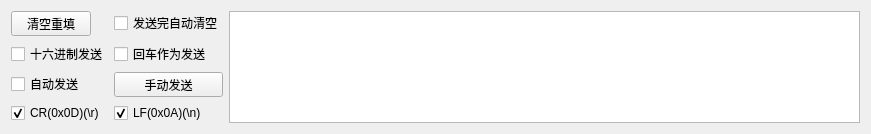
   <widget class="QWidget" name="layoutWidget">
    <property name="geometry">
     <rect>
      <x>11</x>
      <y>440</y>
      <width>871</width>
      <height>121</height>
     </rect>
    </property>
    <layout class="QHBoxLayout" name="horizontalLayout_3" stretch="0,100">
     <item>
      <layout class="QFormLayout" name="formLayout_3">
       <property name="fieldGrowthPolicy">
        <enum>QFormLayout::AllNonFixedFieldsGrow</enum>
       </property>
       <item row="1" column="0">
        <widget class="QCheckBox" name="checkBox_hexSend">
         <property name="text">
          <string>十六进制发送</string>
         </property>
         <property name="checked">
          <bool>false</bool>
         </property>
        </widget>
       </item>
       <item row="2" column="0">
        <widget class="QCheckBox" name="checkBox_autoSend">
         <property name="text">
          <string>自动发送</string>
         </property>
        </widget>
       </item>
       <item row="2" column="1">
        <widget class="QPushButton" name="pushButton_manualSend">
         <property name="minimumSize">
          <size>
           <width>0</width>
           <height>25</height>
          </size>
         </property>
         <property name="maximumSize">
          <size>
           <width>16777215</width>
           <height>25</height>
          </size>
         </property>
         <property name="text">
          <string>手动发送</string>
         </property>
        </widget>
       </item>
       <item row="3" column="0">
        <widget class="QCheckBox" name="checkBox_CR">
         <property name="text">
          <string>CR(0x0D)(\r)</string>
         </property>
         <property name="checked">
          <bool>true</bool>
         </property>
        </widget>
       </item>
       <item row="3" column="1">
        <widget class="QCheckBox" name="checkBox_LF">
         <property name="text">
          <string>LF(0x0A)(\n)</string>
         </property>
         <property name="checked">
          <bool>true</bool>
         </property>
        </widget>
       </item>
       <item row="0" column="0">
        <widget class="QPushButton" name="pushButton_clearSend">
         <property name="minimumSize">
          <size>
           <width>0</width>
           <height>25</height>
          </size>
         </property>
         <property name="maximumSize">
          <size>
           <width>900</width>
           <height>25</height>
          </size>
         </property>
         <property name="text">
          <string>清空重填</string>
         </property>
        </widget>
       </item>
       <item row="0" column="1">
        <widget class="QCheckBox" name="checkBox_autoClearSend">
         <property name="text">
          <string>发送完自动清空</string>
         </property>
        </widget>
       </item>
       <item row="1" column="1">
        <widget class="QCheckBox" name="checkBox_returnAsSend">
         <property name="text">
          <string>回车作为发送</string>
         </property>
        </widget>
       </item>
      </layout>
     </item>
     <item>
      <widget class="QTextEdit" name="textEdit_sendZone"/>
     </item>
    </layout>
   </widget>
